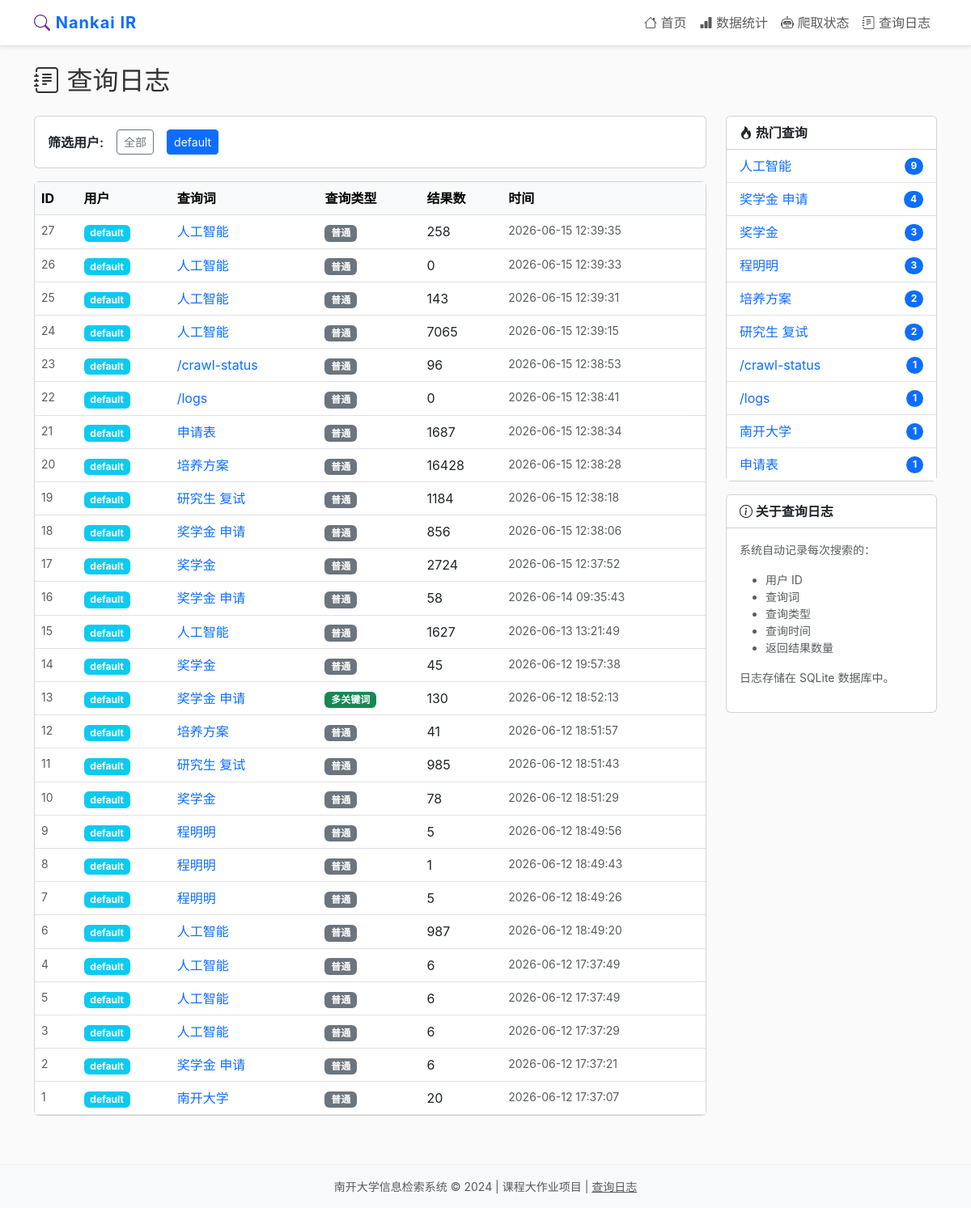
Screenshot of /logs?user_id=default with the database file from the repository.
### tables this page shows
CREATE TABLE search_logs (
            id INTEGER PRIMARY KEY AUTOINCREMENT,
            user_id TEXT DEFAULT 'default',
            query TEXT NOT NULL,
            search_type TEXT DEFAULT 'normal',
            filters TEXT DEFAULT '',
            result_count INTEGER DEFAULT 0,
            search_time TEXT NOT NULL
        );

### web/app.py (the view)
    @app.route("/logs")
    def logs():
        user_filter = request.args.get("user_id", "")
        page = int(request.args.get("page", 1))
        per_page = 50
        offset = (page - 1) * per_page
        logs_data = db.get_search_logs(
            user_id=user_filter or None,
            limit=per_page,
            offset=offset,
        )
        total_count = db.get_search_count()
        total_pages = max(1, -(-total_count // per_page))  # 向上取整
        popular = db.get_popular_queries(10)
        all_users = set()
        for log in logs_data:
            all_users.add(log.get("user_id", ""))
        return render_template(
            "logs.html",
            logs=logs_data,
            popular=popular,
            user_filter=user_filter,
            all_users=sorted(all_users),
            page=page,
            total_pages=total_pages,
            total_count=total_count,
        )

### database/db.py (called while the page is built)
    def _get_conn(self):
        return sqlite3.connect(self.db_file)

    def get_popular_queries(self, limit: int = 10) -> list[dict]:
        try:
            conn = self._get_conn()
            conn.row_factory = sqlite3.Row
            cursor = conn.cursor()
            cursor.execute(
                """SELECT query, COUNT(*) as cnt
                   FROM search_logs
                   GROUP BY query
                   ORDER BY cnt DESC
                   LIMIT ?""",
                (limit,)
            )
            rows = cursor.fetchall()
            conn.close()
            return [dict(row) for row in rows]
        except Exception as e:
            print(f"[DB] 获取热门查询失败: {e}")
            return []

    def get_search_count(self) -> int:
        try:
            conn = self._get_conn()
            cursor = conn.cursor()
            cursor.execute("SELECT COUNT(*) FROM search_logs")
            count = cursor.fetchone()[0]
            conn.close()
            return count
        except Exception:
            return 0

### web/templates/logs.html (shortened to what this page needs)
{% extends "base.html" %}
{% block content %}
<h2 class="mb-4"><i class="bi bi-journal-text"></i> 查询日志</h2>
<div class="row">
    <div class="col-md-9">
        <div class="card mb-3">
            <div class="card-body d-flex gap-3 align-items-center flex-wrap">
                <span class="fw-semibold">筛选用户:</span>
                <a href="/logs" class="btn btn-sm {% if not user_filter %}btn-primary{% else %}btn-outline-secondary{% endif %}">全部</a>
                {% for u in all_users %}
                <a href="/logs?user_id={{ u }}" class="btn btn-sm {% if user_filter == u %}btn-primary{% else %}btn-outline-secondary{% endif %}">{{ u }}</a>
                {% endfor %}
            </div>
        </div>
        <div class="card">
            <div class="card-body p-0">
                <div class="table-responsive">
                    <table class="table table-hover mb-0">
                        <thead class="table-light">
                            <tr>
                                <th>ID</th>
                                <th>用户</th>
                                <th>查询词</th>
                                <th>查询类型</th>
                                <th>结果数</th>
                                <th>时间</th>
                            </tr>
                        </thead>
                        <tbody>
                            {% for log in logs %}
                            <tr>
                                <td class="text-muted small">{{ log.id }}</td>
                                <td><span class="badge bg-info">{{ log.user_id }}</span></td>
                                <td>
                                    <a href="/search?q={{ log.query }}&type={{ log.search_type }}" class="text-decoration-none">
                                        {{ log.query }}
                                    </a>
                                </td>
                                <td>
                                    {% if log.search_type == 'normal' %}
                                    <span class="badge bg-secondary">普通</span>
                                    {% elif log.search_type == 'exact' %}
                                    <span class="badge bg-primary">精确</span>
                                    {% elif log.search_type == 'multi' %}
                                    <span class="badge bg-success">多关键词</span>
                                    {% elif log.search_type == 'wildcard' %}
                                    <span class="badge bg-warning text-dark">通配</span>
                                    {% elif log.search_type == 'fuzzy' %}
                                    <span class="badge bg-info">模糊</span>
                                    {% elif log.search_type == 'doc' %}
                                    <span class="badge bg-dark">文档</span>
                                    {% else %}
                                    <span class="badge bg-light text-dark">{{ log.search_type }}</span>
                                    {% endif %}
                                </td>
                                <td>{{ log.result_count }}</td>
                                <td class="text-muted small">{{ log.search_time }}</td>
                            </tr>
                            {% endfor %}
                        </tbody>
                    </table>
                </div>
            </div>
        </div>
    </div>
    <div class="col-md-3">
        <div class="card">
            <div class="card-header bg-white">
                <strong><i class="bi bi-fire"></i> 热门查询</strong>
            </div>
            <div class="card-body p-0">
                <ul class="list-group list-group-flush">
                    {% for pq in popular %}
                    <li class="list-group-item d-flex justify-content-between align-items-center">
                        <a href="/search?q={{ pq.query }}" class="text-decoration-none">{{ pq.query }}</a>
                        <span class="badge bg-primary rounded-pill">{{ pq.cnt }}</span>
                    </li>
                    {% endfor %}
                </ul>
            </div>
        </div>
        <div class="card mt-3">
            <div class="card-header bg-white">
                <strong><i class="bi bi-info-circle"></i> 关于查询日志</strong>
            </div>
            <div class="card-body small text-muted">
                <p>系统自动记录每次搜索的：</p>
                <ul>
                    <li>用户 ID</li>
                    <li>查询词</li>
                    <li>查询类型</li>
                    <li>查询时间</li>
                    <li>返回结果数量</li>
                </ul>
                <p>日志存储在 SQLite 数据库中。</p>
            </div>
        </div>
    </div>
</div>
{% endblock %}

### web/static/css/style.css (style rules this page uses)
body { font-family: -apple-system, BlinkMacSystemFont, "Segoe UI", "PingFang SC", "Hiragino Sans GB", "Microsoft YaHei", "Helvetica Neue", Helvetica, Arial, sans-serif; background-color: #fafafa; color: #333; }
.badge.bg-secondary { background-color: #6c757d !important; }

### rows the page displays
search_logs: user "default", id "27", user_id "default", query "人工智能", search_type "普通", result_count "258", search_time "2026-06-15 12:39:35"
search_logs: id "26", user_id "default", query "人工智能", search_type "普通", result_count "0", search_time "2026-06-15 12:39:33"
search_logs: id "25", user_id "default", query "人工智能", search_type "普通", result_count "143", search_time "2026-06-15 12:39:31"
search_logs: id "24", user_id "default", query "人工智能", search_type "普通", result_count "7065", search_time "2026-06-15 12:39:15"
search_logs: id "23", user_id "default", query "/crawl-status", search_type "普通", result_count "96", search_time "2026-06-15 12:38:53"
search_logs: id "22", user_id "default", query "/logs", search_type "普通", result_count "0", search_time "2026-06-15 12:38:41"
search_logs: id "21", user_id "default", query "申请表", search_type "普通", result_count "1687", search_time "2026-06-15 12:38:34"
search_logs: id "20", user_id "default", query "培养方案", search_type "普通", result_count "16428", search_time "2026-06-15 12:38:28"
search_logs: id "19", user_id "default", query "研究生 复试", search_type "普通", result_count "1184", search_time "2026-06-15 12:38:18"
search_logs: id "18", user_id "default", query "奖学金 申请", search_type "普通", result_count "856", search_time "2026-06-15 12:38:06"
search_logs: id "17", user_id "default", query "奖学金", search_type "普通", result_count "2724", search_time "2026-06-15 12:37:52"
search_logs: id "16", user_id "default", query "奖学金 申请", search_type "普通", result_count "58", search_time "2026-06-14 09:35:43"
search_logs: id "15", user_id "default", query "人工智能", search_type "普通", result_count "1627", search_time "2026-06-13 13:21:49"
search_logs: id "14", user_id "default", query "奖学金", search_type "普通", result_count "45", search_time "2026-06-12 19:57:38"
search_logs: id "13", user_id "default", query "奖学金 申请", search_type "多关键词", result_count "130", search_time "2026-06-12 18:52:13"
search_logs: id "12", user_id "default", query "培养方案", search_type "普通", result_count "41", search_time "2026-06-12 18:51:57"
search_logs: id "11", user_id "default", query "研究生 复试", search_type "普通", result_count "985", search_time "2026-06-12 18:51:43"
search_logs: id "10", user_id "default", query "奖学金", search_type "普通", result_count "78", search_time "2026-06-12 18:51:29"
search_logs: id "9", user_id "default", query "程明明", search_type "普通", result_count "5", search_time "2026-06-12 18:49:56"
search_logs: id "8", user_id "default", query "程明明", search_type "普通", result_count "1", search_time "2026-06-12 18:49:43"
search_logs: id "7", user_id "default", query "程明明", search_type "普通", result_count "5", search_time "2026-06-12 18:49:26"
search_logs: id "6", user_id "default", query "人工智能", search_type "普通", result_count "987", search_time "2026-06-12 18:49:20"
search_logs: id "4", user_id "default", query "人工智能", search_type "普通", result_count "6", search_time "2026-06-12 17:37:49"
search_logs: id "5", user_id "default", query "人工智能", search_type "普通", result_count "6", search_time "2026-06-12 17:37:49"
search_logs: id "3", user_id "default", query "人工智能", search_type "普通", result_count "6", search_time "2026-06-12 17:37:29"
search_logs: id "2", user_id "default", query "奖学金 申请", search_type "普通", result_count "6", search_time "2026-06-12 17:37:21"
search_logs: id "1", user_id "default", query "南开大学", search_type "普通", result_count "20", search_time "2026-06-12 17:37:07", cnt "1"

### other values shown
{{ pq.query }} "人工智能" "奖学金 申请" "奖学金" "程明明" "培养方案" "研究生 复试" "/crawl-status" "/logs" "申请表"
{{ pq.cnt }} "9" "4" "3" "3" "2" "2" "1" "1" "1"
